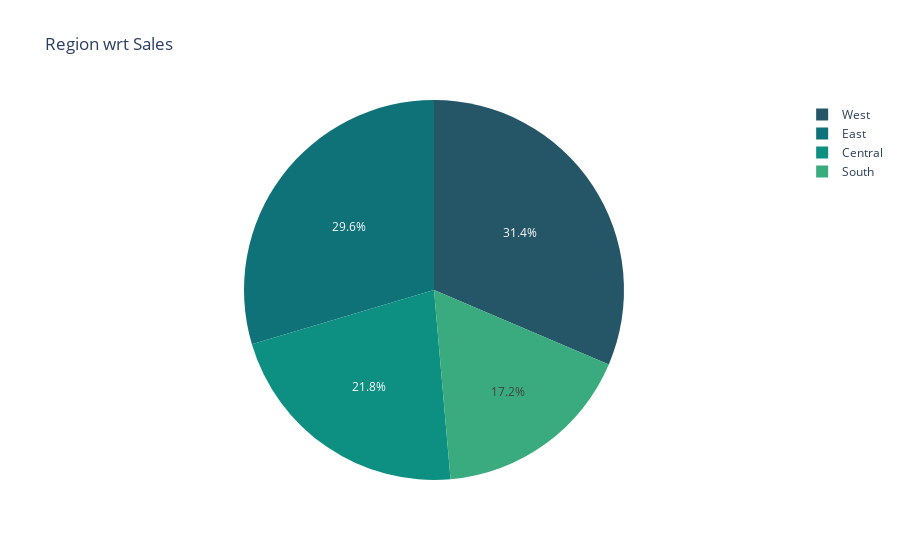

This figure's notebook cell:
### Code cell
top_sales_region = df.groupby('Region').sum().reset_index()


fig = px.pie(top_sales_region,names='Region',values='Sales'
             ,title='Region wrt Sales',color_discrete_sequence=px.colors.sequential.Aggrnyl)
fig.show()

### Figure 1 — Plotly figure (JSON) as saved in the notebook; plotly's stock layout.template omitted (floating-point values rounded to 4 significant figures)
{"data": [{"domain": {"x": [0, 1], "y": [0, 1]}, "hovertemplate": "Region=%{label}<br>Sales=%{value}<extra></extra>", "labels": ["Central", "East", "South", "West"], "legendgroup": "", "name": "", "showlegend": true, "type": "pie", "values": [492600.0, 669500.0, 389200.0, 710200.0]}], "layout": {"legend": {"tracegroupgap": 0}, "piecolorway": ["rgb(36, 86, 104)", "rgb(15, 114, 121)", "rgb(13, 143, 129)", "rgb(57, 171, 126)", "rgb(110, 197, 116)", "rgb(169, 220, 103)", "rgb(237, 239, 93)"], "title": {"text": "Region wrt Sales"}}}
